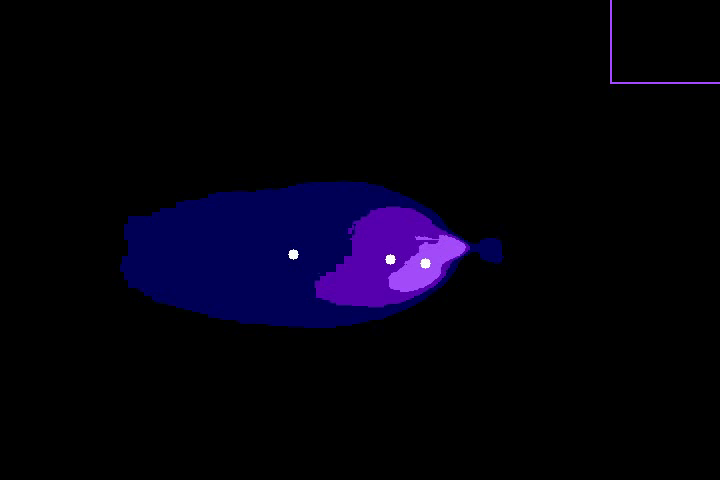
#> input picture frame 37 of centroid/centroid-flame-spray-1.avi, 720 x 480 px, given in place of flame-spray-01.avi, which was not available
$ python average.py
#> lines starting #> are read from the running program, lines starting #| are printed output that depends on the picture; pictures that were not available may be replaced by others from this repository, and a replacement may not be noted
import cv2
import csv
import numpy as np
import pandas
import matplotlib.pyplot as plt
from matplotlib.lines import Line2D
# =========================================================================== #

def averageLine(image):

    count = 0
    total = 0
    frame = cv2.cvtColor(image, cv2.COLOR_BGR2LAB)
    l, a, b = cv2.split(frame)

    # for row in range(220, 270):
    #     for col in range(430, 480):
    for row in range(0, 50):
        for col in range(0, 50):
            total += l[row][col]
            count += 1

    average = total / count
    return average

def main():

    df = pandas.read_csv('classification-master.csv')
#> (reads classification-master.csv from the repository)

    frameCount = 0
    frames = []
    videoCount = 0
    fileName = ''

    totalAverage = 0
    averages = []

    fileName = "flame-spray-01.avi"
    fire = cv2.VideoCapture('./flame-spray-videos/' + fileName)

    ret, frame = fire.read()
#> frame is the input picture: shape (480, 720, 3); mean B, G, R 13.1, 0.7, 3.2
    height, width, channels = frame.shape
#> height = 480; width = 720; channels = 3
    frameWidth = width
#> frameWidth = 720
    frameHeight = height
#> frameHeight = 480

    while (fire.isOpened()):

        ret, frame = fire.read()
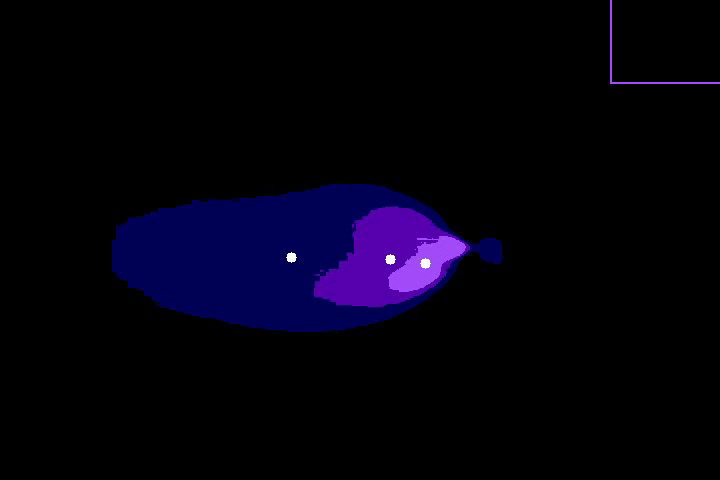
#> input picture frame 38 of centroid/centroid-flame-spray-1.avi, 720 x 480 px, given in place of flame-spray-01.avi, which was not available
#> frame is the input picture: shape (480, 720, 3); mean B, G, R 13.2, 0.7, 3.2

        if ret == True:

            frameCount += 1

            cv2.imshow('default', frame)
            # print(type(averageLine(frame)))
            averages.append(averageLine(frame))
#> in averageLine, `frame = cv2.cvtColor(image, cv2.COLOR_BGR2LAB)`: frame: shape (480, 720, 3); mean of channels 0, 1, 2 3.9, 132.9, 121.7
#> in averageLine, `l, a, b = cv2.split(frame)`:
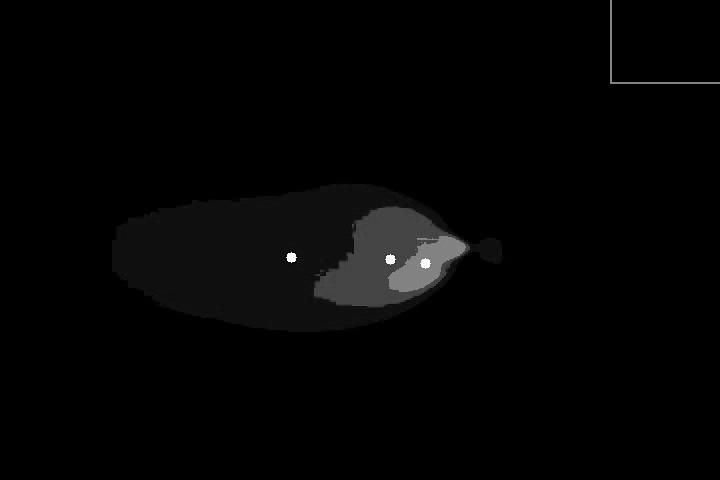
#> l: shape (480, 720); min 0, max 255, mean 3.9
#> in averageLine, `l, a, b = cv2.split(frame)`:
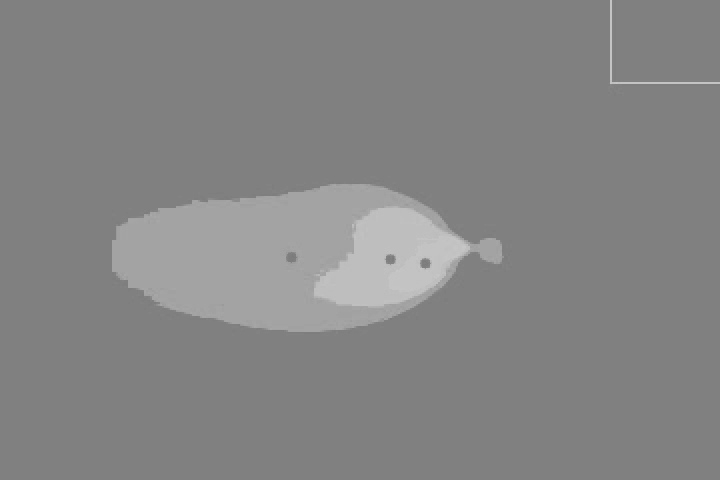
#> a: shape (480, 720); min 123, max 199, mean 132.9
#> in averageLine, `l, a, b = cv2.split(frame)`:
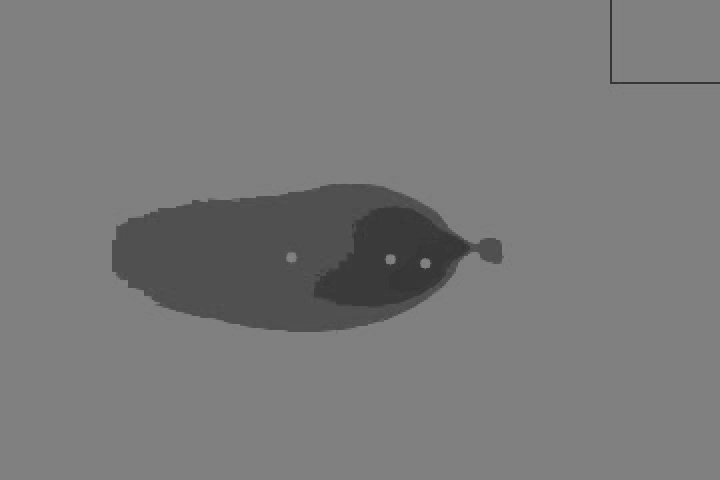
#> b: shape (480, 720); min 50, max 133, mean 121.7
#> after the loop in averageLine, `for row in range(0, 50):`: count = 2500; total = 0
            frames.append(frameCount)

            if cv2.waitKey(25) == ord('q'):
#> (key q is pressed here)
                break

        else:
            break

    totalAverage = sum(averages) / len(averages)
#> totalAverage = 0
    averages -= totalAverage
#> averages = [0]
    first = totalAverage * 0.15
#> first = 0
    second = totalAverage * 0.25
#> second = 0

    plt.axhline(first, c = 'black')
    plt.axhline(-first, c = 'black')
    plt.axhline(-second, c = 'black')
    plt.axhline(second, c = 'black')

    legend_elements = [Line2D([0],[0], marker = 'o', color = 'w',
                              label = 'Thresholds (within 15%, 25% of the average)',
                              markerfacecolor = 'black', markersize = 10),
                       Line2D([0],[0], marker = 'o', color = 'w',
                              label = 'Luminance difference from mean',
                              markerfacecolor = 'red', markersize = 10)]

    plt.legend(handles = legend_elements, fontsize = 18)
    plt.plot(frames, averages, c = 'red')
    plt.xlabel('Time (frames)', fontsize = 24)
    plt.ylabel('Luminance difference from average', fontsize = 24)
    plt.title('Luminance fluctuation vs time of ' + fileName, fontsize = 24)
    plt.show()
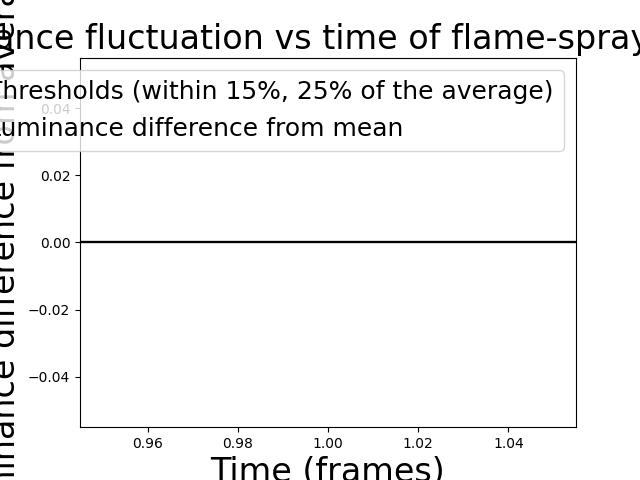
#> figure drawn by matplotlib, 1 panel

    # print(totalAverage)
    fire.release()
    cv2.destroyAllWindows()

if __name__ == "__main__":
    main()
